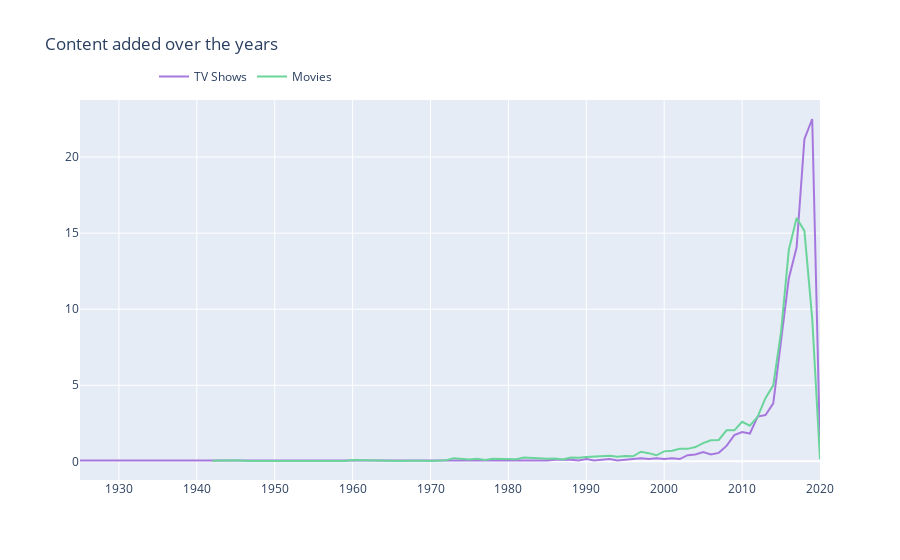

Here is the notebook cell this chart was saved with:
### Code cell
import plotly.graph_objects as go
from plotly.offline import init_notebook_mode, iplot
d1 = df[df["type"] == "TV Show"]
d2 = df[df["type"] == "Movie"]

col = "release_year"

vc1 = d1[col].value_counts().reset_index()

vc1 = vc1.rename(columns = {col : "count", "index" : col})
#renaming release_year column to count
#renaming index column to release_year
vc1['percent'] = vc1['count'].apply(lambda x : 100*x/sum(vc1['count']))
vc1 = vc1.sort_values(col)

vc2 = d2[col].value_counts().reset_index()
vc2 = vc2.rename(columns = {col : "count", "index" : col})
vc2['percent'] = vc2['count'].apply(lambda x : 100*x/sum(vc2['count']))
vc2 = vc2.sort_values(col)

trace1 = go.Scatter(x=vc1[col], y=vc1["percent"], name="TV Shows", marker=dict(color="#a678de"))
trace2 = go.Scatter(x=vc2[col], y=vc2["percent"], name="Movies", marker=dict(color="#6ad49b"))
data = [trace1, trace2]
layout = go.Layout(title="Content added over the years", legend=dict(x=0.1, y=1.1, orientation="h"))
fig = go.Figure(data, layout=layout)
fig.show()

### Figure 1 — Plotly figure (JSON) as saved in the notebook; plotly's stock layout.template omitted (floating-point values rounded to 4 significant figures)
{"data": [{"marker": {"color": "#a678de"}, "name": "TV Shows", "type": "scatter", "x": [1925, 1946, 1963, 1967, 1968, 1972, 1974, 1977, 1979, 1981, 1985, 1986, 1988, 1989, 1990, 1991, 1992, 1993, 1994, 1995, 1996, 1997, 1998, 1999, 2000, 2001, 2002, 2003, 2004, 2005, 2006, 2007, 2008, 2009, 2010, 2011, 2012, 2013, 2014, 2015, 2016, 2017, 2018, 2019, 2020], "y": [0.05079, 0.05079, 0.05079, 0.05079, 0.05079, 0.05079, 0.05079, 0.05079, 0.05079, 0.05079, 0.05079, 0.1016, 0.1016, 0.05079, 0.1524, 0.05079, 0.1016, 0.1524, 0.05079, 0.1016, 0.1524, 0.2031, 0.1524, 0.2031, 0.1524, 0.2031, 0.1524, 0.4063, 0.4571, 0.6094, 0.4571, 0.5587, 1.016, 1.727, 1.93, 1.828, 2.946, 3.047, 3.809, 7.821, 12.04, 14.07, 21.18, 22.5, 0.965]}, {"marker": {"color": "#6ad49b"}, "name": "Movies", "type": "scatter", "x": [1942, 1943, 1944, 1945, 1946, 1947, 1954, 1955, 1956, 1958, 1959, 1960, 1962, 1964, 1965, 1966, 1967, 1968, 1969, 1970, 1971, 1972, 1973, 1974, 1975, 1976, 1977, 1978, 1979, 1980, 1981, 1982, 1983, 1984, 1985, 1986, 1987, 1988, 1989, 1990, 1991, 1992, 1993, 1994, 1995, 1996, 1997, 1998, 1999, 2000, 2001, 2002, 2003, 2004, 2005, 2006, 2007, 2008, 2009, 2010, 2011, 2012, 2013, 2014, 2015, 2016, 2017, 2018, 2019, 2020], "y": [0.04689, 0.07034, 0.07034, 0.07034, 0.04689, 0.02345, 0.02345, 0.02345, 0.02345, 0.04689, 0.02345, 0.09379, 0.07034, 0.02345, 0.04689, 0.02345, 0.04689, 0.07034, 0.04689, 0.02345, 0.07034, 0.07034, 0.211, 0.1641, 0.1172, 0.1641, 0.09379, 0.1641, 0.1407, 0.1641, 0.1407, 0.2579, 0.211, 0.1876, 0.1641, 0.1876, 0.1172, 0.2579, 0.2345, 0.2814, 0.3283, 0.3283, 0.3751, 0.3048, 0.3517, 0.3283, 0.6331, 0.5393, 0.3986, 0.6565, 0.7034, 0.8206, 0.8206, 0.9379, 1.196, 1.383, 1.407, 2.04, 2.04, 2.603, 2.345, 2.931, 4.15, 4.994, 8.511, 13.9, 15.99, 15.15, 9.379, 0.1407]}], "layout": {"legend": {"orientation": "h", "x": 0.1, "y": 1.1}, "title": {"text": "Content added over the years"}}}
